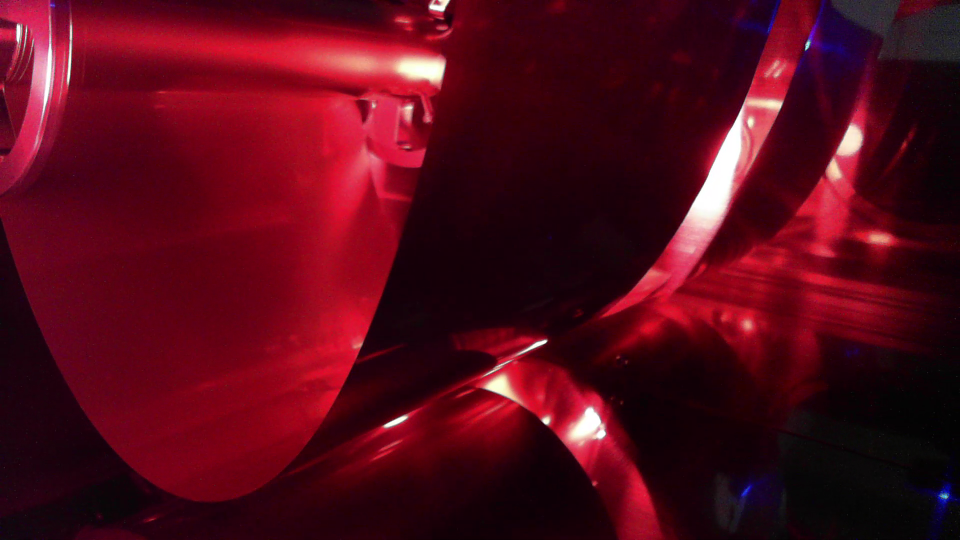
#> input picture DLIP_Python/Image/Challenging_Dataset/LV3.png, 1920 x 1080 px (shown at 1/2 size)
$ python DLIP_LAB3_21900031_JinKwak_Challenge.py
#> lines starting #> are read from the running program, lines starting #| are printed output that depends on the picture; after the words box and inside, x2 and y2 are one past the last pixel; in counts of white or black regions, pixels touching at a corner belong together
"""
========================================================================================================================
                            DLIP LAB 3 Python Tension Detection of Rolling Metal Sheet
                                            Challenging Dataset
                                          Handong Global University
========================================================================================================================
@Author  : Jin Kwak
@Created : 2024.04.23
@Modified: 2024.05.07
@Version : 1.0
"""
import numpy as np
import matplotlib.pyplot as plt
import cv2 as cv

N_MedianIter = 25
kernel = 5
YOK = 1
NOK = 0
level2 = 250
level3 = 120
""" ROI length and width"""
ROI_y = 200
ROI_h = 1080 - ROI_y
ROI_x = 125
ROI_w = 575
def main():
    src = cv.imread("../../Image/Challenging_Dataset/LV3.png")
#> src is the input picture: shape (1080, 1920, 3); mean B, G, R 24.5, 9.1, 83.9
    discontinuity = 20
    roi = src[ROI_y:ROI_y + ROI_h, ROI_x:ROI_x + ROI_w]
    psrc = roi.copy()
    pre_src = Preprocess(psrc)
#> in Preprocess, `cv.equalizeHist(_dst, _dst)`:
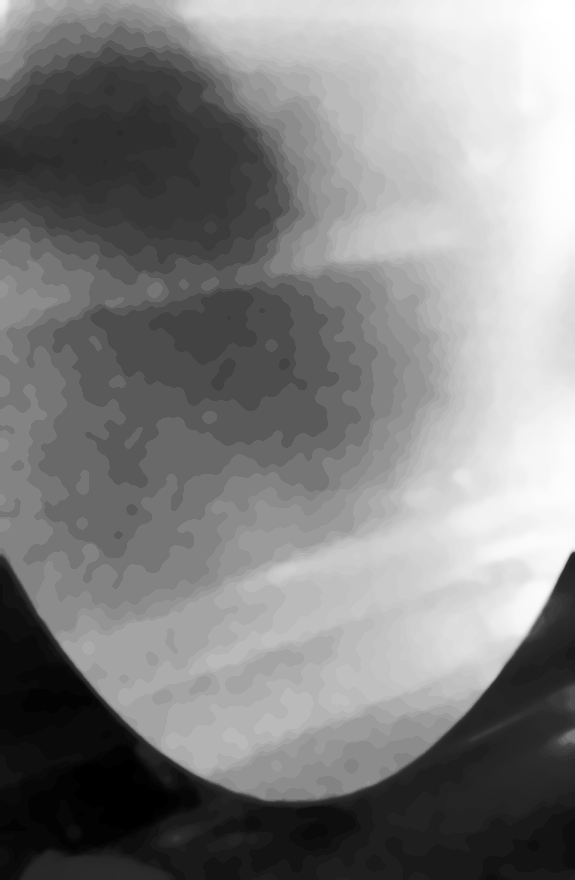
#> _dst: shape (880, 575); min 0, max 255, mean 129.8
#> in Preprocess, `_dst = cv.Canny(_dst,40,255)`:
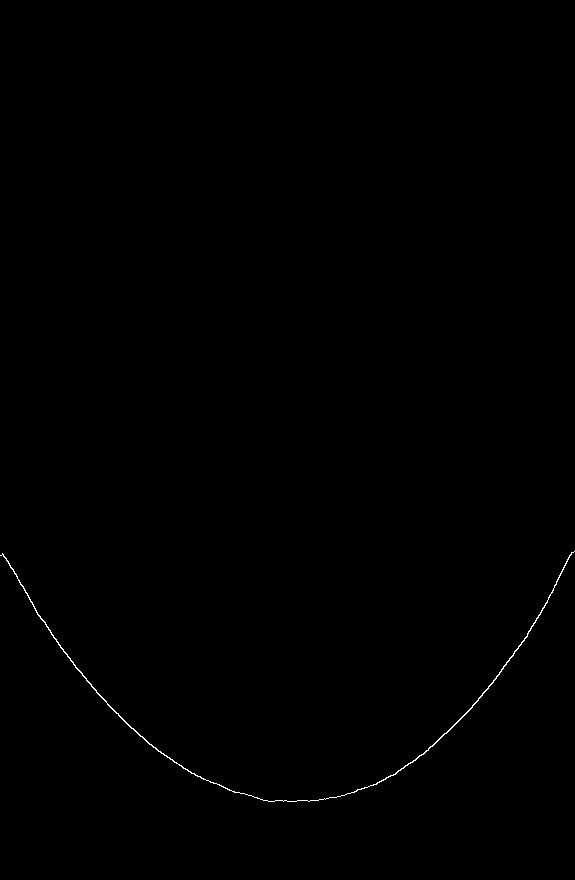
#> _dst: shape (880, 575); 0.21% white in thin lines or dots, all inside (x1, y1, x2, y2) = (0, 551, 575, 802)
    cv.line(src, (0,src.shape[0]-120), (src.shape[1],src.shape[0]-120), (255,0,255), 2, cv.LINE_AA) # Level 3
    cv.line(src, (0,src.shape[0]-250), (src.shape[1],src.shape[0]-250), (255,255,0), 2 ,cv.LINE_AA) # Level 2
    fx1 = []
    fx = []
    xx1 = []
    xx = []
    totalX = np.zeros((ROI_w - 1), np.int16)
    for idx in range(0, ROI_w):  # col
        for tdx in range(ROI_h - 1, 0, -1):  # row
            if pre_src[tdx, idx] == 255:
                fx.append(tdx)  # level
                xx.append(idx)
                if len(xx) > 1:
                    psrc = cv.circle(psrc, (xx[-1], fx[-1]), 1, (255, 0, 255), -1)
                break
        if (len(fx) > 2) and ((np.abs(fx[-1] - fx[-2]) >= discontinuity) or (np.abs(xx[-1] - xx[-2]) >= 20)):
            break
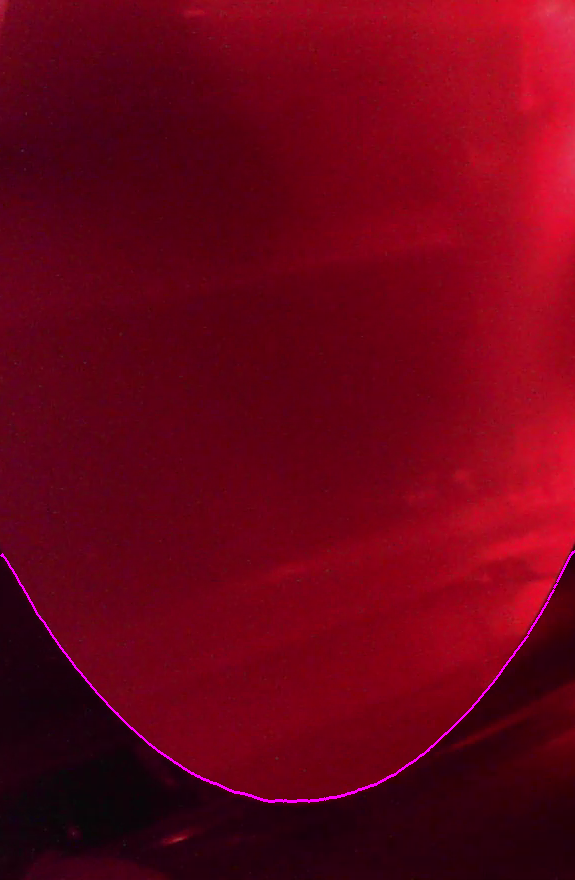
#> psrc: shape (880, 575, 3); mean B, G, R 22.5, 2.4, 106.5
#> after the loop, fx = 575 values, max 801 at index 268, min 551 at index 574, mean 720.2; xx = 575 values from 0 to 574
    for idx in range(ROI_w - 1, 0, -1):  # col
        for tdx in range(0, ROI_h - 1):  # row
            if pre_src[tdx, idx] == 255:
                fx1.append(tdx)  # row
                xx1.append(idx)
                if len(xx1) > 1:
                    psrc = cv.circle(psrc, (xx1[-1], fx1[-1]), 1, (255, 0, 255), -1)
                break
        if (idx < ROI_w - 2) and (np.abs(fx1[-1] - fx1[-2]) >= discontinuity):
            break
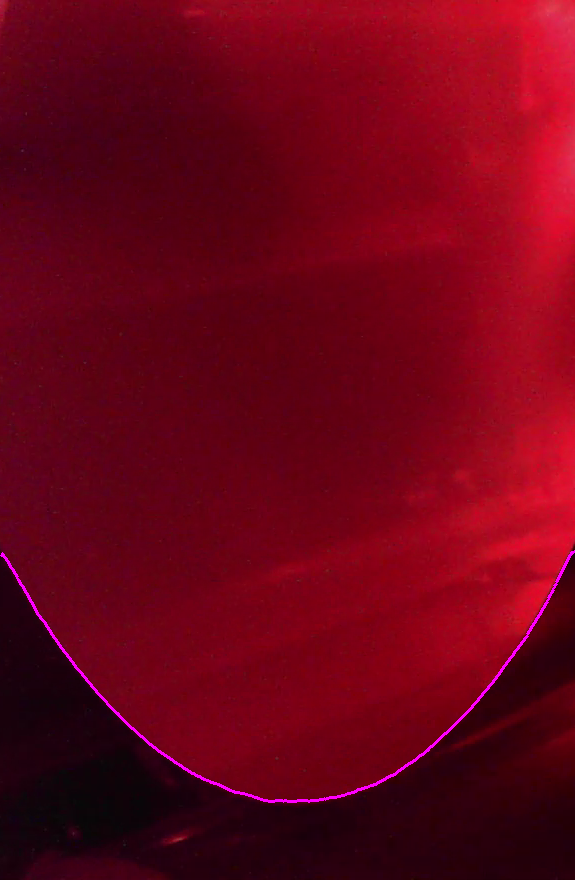
#> psrc: shape (880, 575, 3); 0.09% of pixels changed, all inside (x1, y1, x2, y2) = (1, 551, 572, 797)
#> after the loop, fx1 = 574 values, max 801 at index 265, min 551 at index 0, mean 719.7; xx1 = 574 values, max 574 at index 0, min 1 at index 573, mean 287.5

    xx = np.hstack([xx, xx1])
#> xx = 1149 values, max 574 at index 574, min 0 at index 0, mean 287.2
    fx = np.hstack([fx, fx1])
#> fx = 1149 values, max 801 at index 268, min 551 at index 574, mean 719.9
    for idx in range(0, ROI_w - 1):
        totalX[idx] = idx
    coeff = np.polyfit(xx, fx, 2)
#> coeff = [-0.00303, 1.75, 549.3]
    if (coeff[0]>0):
        coeff[0] = -coeff[0]
    p = np.poly1d(coeff)
    # Predicted values
    y_pred = p(xx)
#> y_pred = 1149 values, max 803.2 at index 290, min 549.3 at index 0, mean 719.9

    rmse = np.sqrt(np.mean((fx - y_pred) ** 2))
#> rmse = 2.78

    maxY = 0
    for x in range(0, src.shape[1] - 1):
        newY = coeff[0] * (x - ROI_x) ** 2 + coeff[1] * (x - ROI_x) + coeff[2] + ROI_y
        if newY > maxY:
            maxY = newY
        newY = int(newY)
        src = cv.circle(src, (x, newY), 1, (255, 255, 0), -1)
#> this loop made 1919 passes
#> (newY, maxY) on passes 1 to 12: (482, 482.9), (485, 485.4), (487, 487.9), (490, 490.4), (492, 492.8), (495, 495.3), (497, 497.8), (500, 500.3), (502, 502.7), (505, 505.2), (507, 507.6), (510, 510.1)
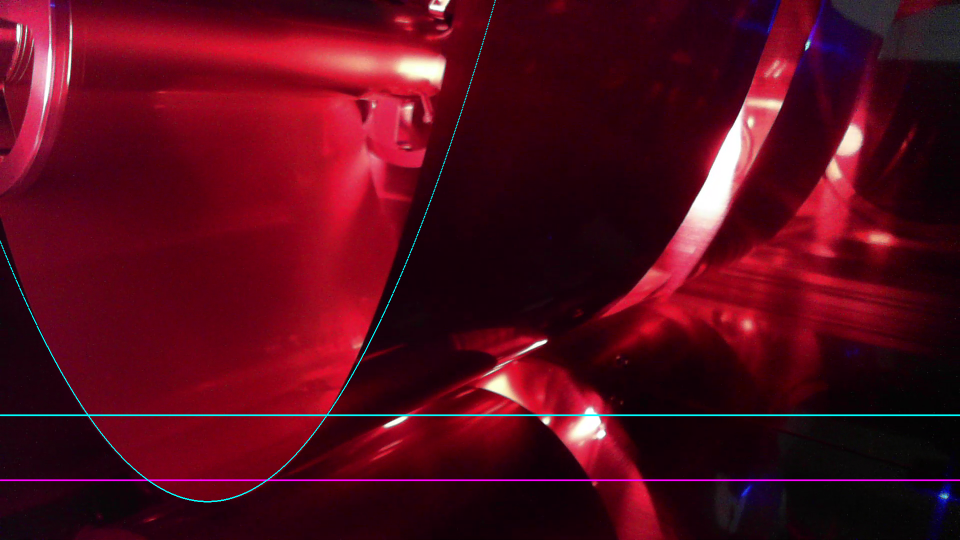
#> src: shape (1080, 1920, 3) (shown at 1/2 size); mean B, G, R 26.4, 10.3, 84.2
#> after the loop, maxY = 1003.2
    """ After Polyfit  """
    if maxY < src.shape[0] - level3 and maxY >= src.shape[0] - level2:
        _str = "Level: 2"
    elif maxY > src.shape[0] - level3:
        _str = "Level: 3"
    else:
        _str = "Level: 1"

    # src = drawLevelBound(src.shape[0] - src)
    src = drawLevelBound(src)
#> in drawLevelBound, `cv.line(img, (0, img.shape[0] - level2), (img.shape[1], img.shape[0] -..`:
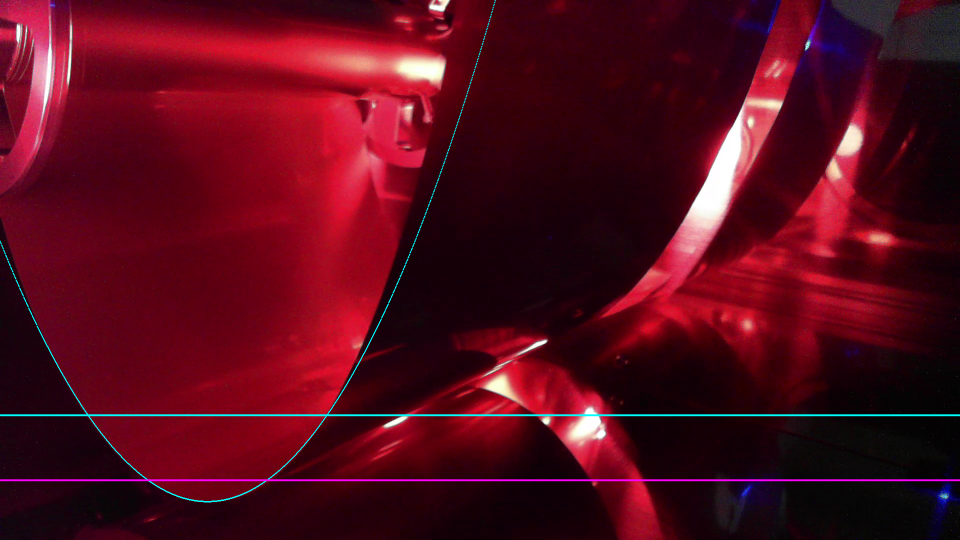
#> img: shape (1080, 1920, 3) (shown at 1/2 size); mean B, G, R 26.6, 10.4, 84.2
    bend = 'Score:' + str(src.shape[0]-maxY)
#> bend = 'Score:76.80008111865277'
    __str = "RMSE :" + str(rmse)
    cv.putText(src, _str, ((int)(ROI_w) + 400, (int)(ROI_h / 2) - 50), cv.FONT_HERSHEY_SIMPLEX, 1, (0, 0, 255), 2)
#> src: shape (1080, 1920, 3); 0.04% of pixels changed, all inside (x1, y1, x2, y2) = (978, 368, 1097, 392)
    cv.putText(src, bend, ((int)(ROI_w) + 400, (int)(ROI_h / 2)), cv.FONT_HERSHEY_SIMPLEX, 1, (0, 0, 255), 2)
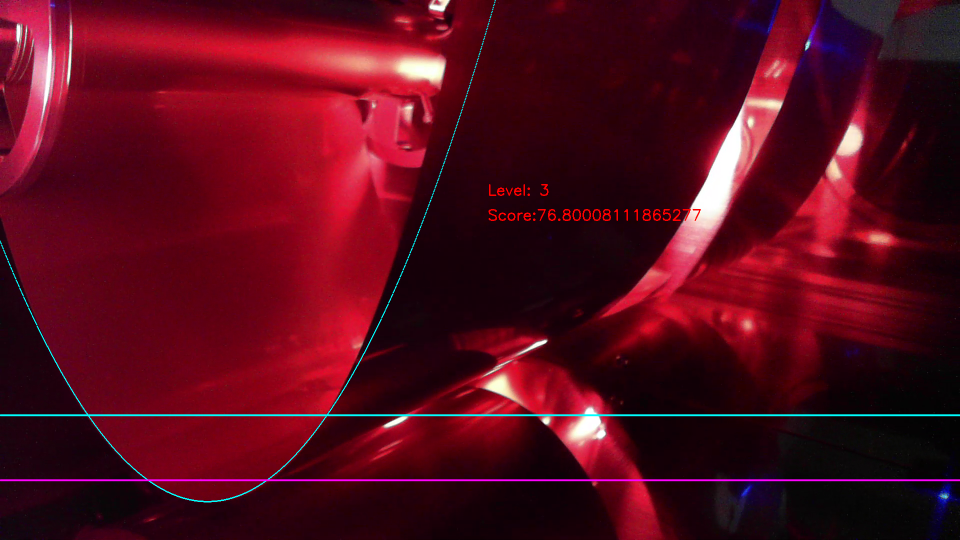
#> src: shape (1080, 1920, 3) (shown at 1/2 size); mean B, G, R 26.6, 10.4, 84.6
    # cv.putText(src, __str, ((int)(ROI_w)+400, (int)(ROI_h / 2)+50), cv.FONT_HERSHEY_SIMPLEX, 1, (0, 0, 255), 2)

    cv.imshow('Src', src)
    cv.imshow('Canny', pre_src)
    cv.imshow("CurveFit", psrc)
    cv.waitKey(0)


"""
img: BGR image
return: Grayscale image after preprocessing (Filtering, Equalize Histogram ...)
"""
def Preprocess(img: np.ndarray) -> np.ndarray:
    _dst = cv.cvtColor(img, cv.COLOR_BGR2GRAY)
    for i in range(0,20):
        _dst = cv.medianBlur(_dst,5)
    for i in range(0,3):
        _dst = cv.GaussianBlur(_dst, (5, 5), 0)
    cv.equalizeHist(_dst, _dst)

    _dst = cv.Canny(_dst,40,255)
    return _dst

def drawLevelBound(img: np.ndarray) -> np.ndarray:
    cv.line(img, (0, img.shape[0] - level3), (img.shape[1], img.shape[0] - level3), (255, 0, 255), 2,
            cv.LINE_AA)  # Level 3
    cv.line(img, (0, img.shape[0] - level2), (img.shape[1], img.shape[0] - level2), (255, 255, 0), 2,
            cv.LINE_AA)  # Level 2
    return img

if __name__ == '__main__':
    print(__doc__)
    main()

$ run again, with DLIP_Python/Image/Challenging_Dataset/LV2.png copied over DLIP_Python/Image/Challenging_Dataset/LV3.png
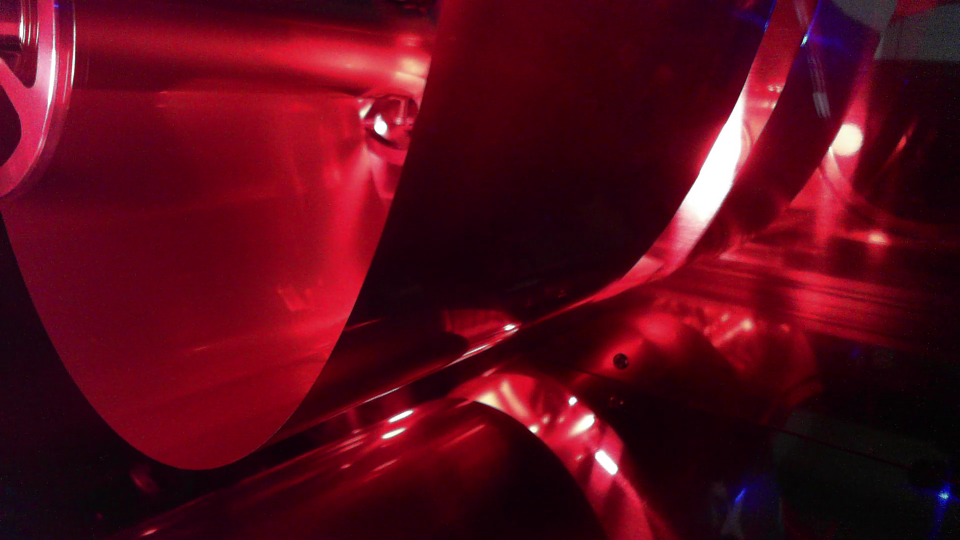
#> input picture DLIP_Python/Image/Challenging_Dataset/LV2.png, 1920 x 1080 px (shown at 1/2 size)
#> in main, src is the input picture: shape (1080, 1920, 3); mean B, G, R 25.4, 9.6, 86.6
#> after the loop in main, `for idx in range(0, ROI_w):`: fx = 166 values from 528 to 867; xx = 166 values from 0 to 165
#> after the loop in main, `for idx in range(ROI_w - 1, 0, -1):`:
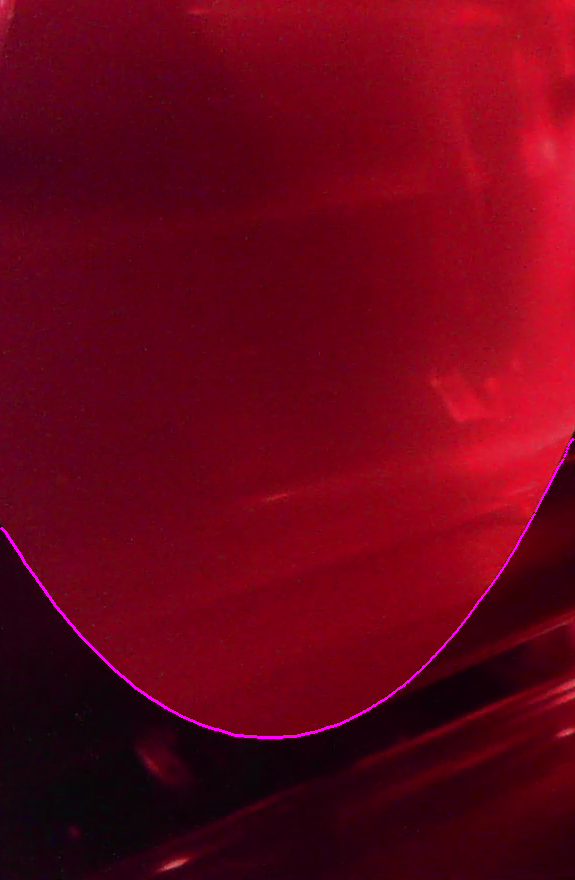
#> psrc: shape (880, 575, 3); mean B, G, R 23.3, 3.2, 104.3
#> after the loop in main, `for idx in range(ROI_w - 1, 0, -1):`: fx1 = 574 values, max 737 at index 292, min 439 at index 0, mean 652.9; xx1 = 574 values, max 574 at index 0, min 1 at index 573, mean 287.5
#> in main, `xx = np.hstack([xx, xx1])`: xx = 740 values, max 574 at index 166, min 0 at index 0, mean 241.5
#> in main, `fx = np.hstack([fx, fx1])`: fx = 740 values, max 867 at index 165, min 439 at index 166, mean 648.1
#> coeff = [-0.0031, 1.64, 522.9]
#> y_pred = 740 values, max 740 at index 475, min 443.7 at index 166, mean 648.1
#> rmse = 6.39
#> the loop in main, `for x in range(0, src.shape[1] - 1):` made 1919 passes
#> (newY, maxY) on passes 1 to 8: (469, 469.4), (471, 471.8), (474, 474.2), (476, 476.6), (478, 479), (481, 481.3), (483, 483.7), (486, 486.1)
#> after the loop in main, `for x in range(0, src.shape[1] - 1):`: maxY = 940
#> bend = 'Score:139.951110535819'
#> in main, `cv.putText(src, bend, ((int)(ROI_w) + 400, (int)(ROI_h / 2)), cv.FONT_..`:
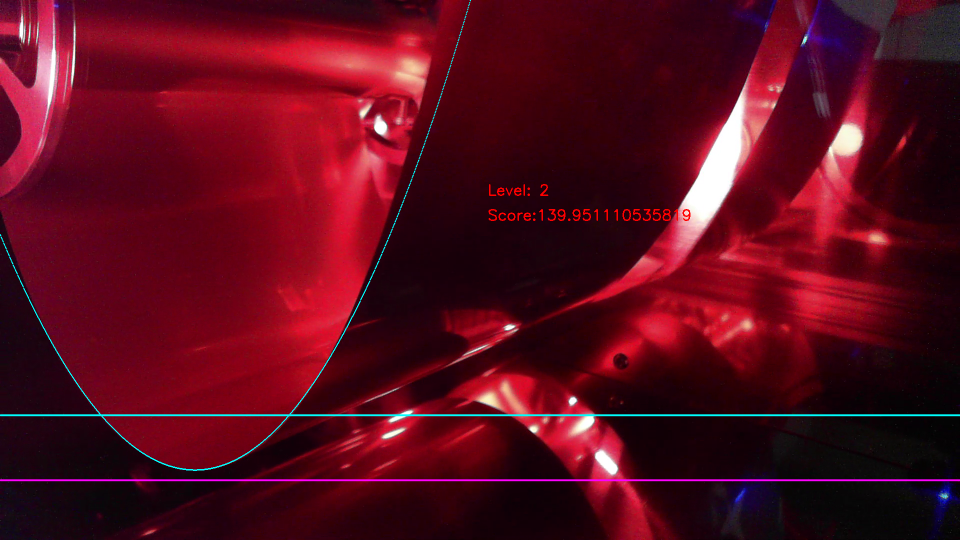
#> src: shape (1080, 1920, 3) (shown at 1/2 size); mean B, G, R 27.4, 10.9, 87.3
